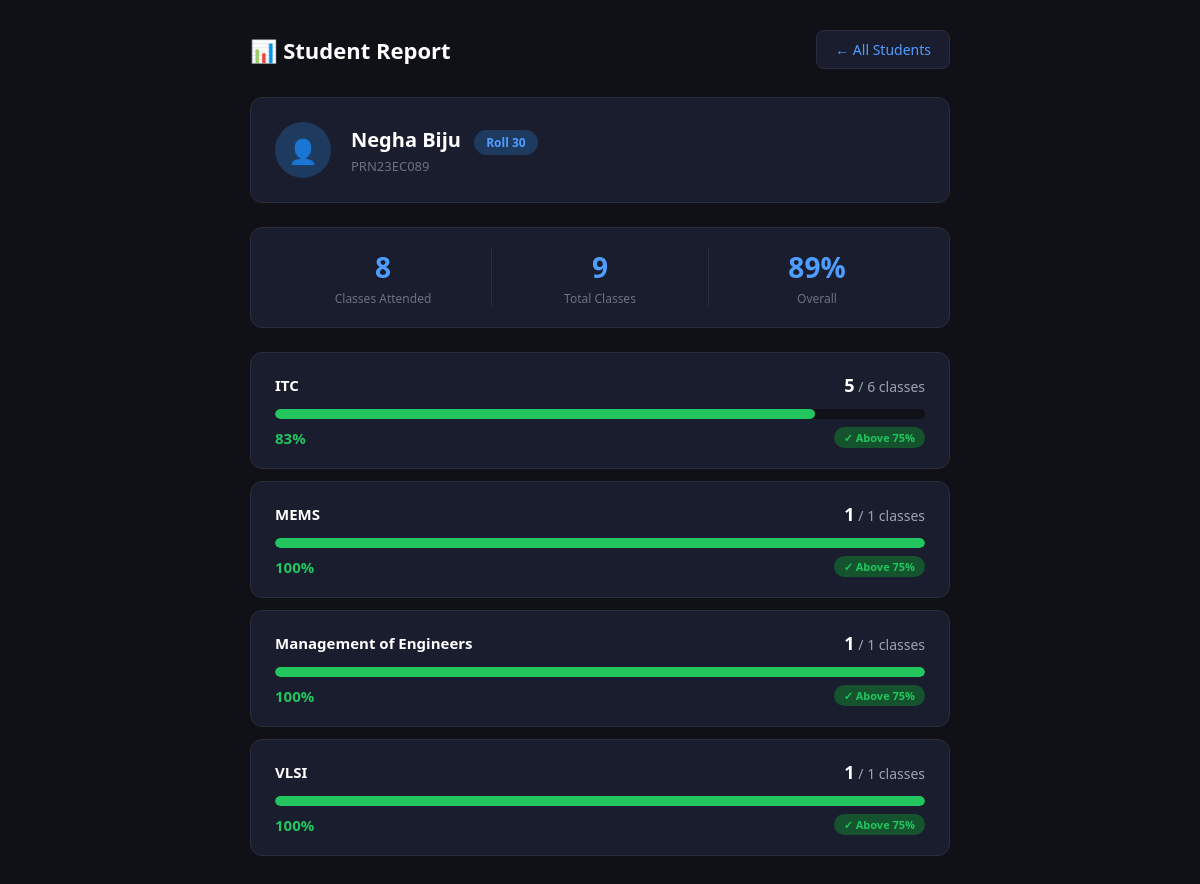
/student_report/PRN23EC089, run on the app's committed database.
### tables this page shows
CREATE TABLE students (
            roll_no      INTEGER PRIMARY KEY,
            student_id   TEXT NOT NULL UNIQUE,
            student_name TEXT NOT NULL
        );

### app2.py (the view)
@app.route("/student_report/<student_id>")
def student_report(student_id):
    student, report = get_student_report(student_id)
    if not student:
        return redirect(url_for("reports"))
    return render_template("student_report2.html", student=student, report=report)

### database2.py (called while the page is built)
def get_connection():
    conn = sqlite3.connect(DATABASE_FILE)
    conn.row_factory = sqlite3.Row
    return conn

### templates/Student_report2.html (shortened to what this page needs)
<!DOCTYPE html>
<html lang="en">
<head>
</head>
<body>
<div class="container">
    <header>
        <h1>📊 Student Report</h1>
        <a href="/reports" class="back-btn">← All Students</a>
    </header>
    <div class="student-card">
        <div class="avatar">👤</div>
        <div>
            <div class="student-name">
                {{ student.student_name }}
                <span class="roll-badge">Roll {{ student.roll_no }}</span>
            </div>
            <div class="student-meta">{{ student.student_id }}</div>
        </div>
    </div>
    {% if report %}
    {% set total_attended = report | sum(attribute='attended') %}
    {% set total_classes  = report | sum(attribute='total') %}
    {% set overall_pct    = ((total_attended / total_classes) * 100) | round | int if total_classes > 0 else 0 %}
    <div class="summary">
        <div class="summary-item">
            <div class="summary-num">{{ total_attended }}</div>
            <div class="summary-label">Classes Attended</div>
        </div>
        <div class="summary-item">
            <div class="summary-num">{{ total_classes }}</div>
            <div class="summary-label">Total Classes</div>
        </div>
        <div class="summary-item">
            <div class="summary-num">{{ overall_pct }}%</div>
            <div class="summary-label">Overall</div>
        </div>
    </div>
    {% for r in report %}
    <div class="subject-card">
        <div class="subject-header">
            <span class="subject-name">{{ r.subject }}</span>
            <span class="fraction">
                <span>{{ r.attended }}</span> / {{ r.total }} classes
            </span>
        </div>
        <div class="bar-bg">
            <div class="bar-fill bar-{{ r.status }}" style="width: {{ r.percentage }}%"></div>
        </div>
        <div class="subject-footer">
            <span class="pct-{{ r.status }}">{{ r.percentage }}%</span>
            {% if r.status == "good" %}
                <span class="tag tag-good">✓ Above 75%</span>
            {% elif r.status == "warning" %}
                <span class="tag tag-warning">⚠ Borderline</span>
            {% else %}
                <span class="tag tag-danger">✗ Below 75%</span>
            {% endif %}
        </div>
    </div>
    {% endfor %}
    {% else %}
    <div class="empty">
        <div style="font-size:48px">📭</div>
        <p style="margin-top:12px">No attendance records found for this student yet.</p>
    </div>
    {% endif %}
</div>
</body>
</html>

### templates/Student_report2.html (style rules this page uses)
* { margin: 0; padding: 0; box-sizing: border-box; }
body { font-family: 'Segoe UI', sans-serif; background: #0f1117; color: #ffffff; min-height: 100vh; padding: 30px 20px; }
.container { max-width: 700px; margin: 0 auto; }
header { display: flex; justify-content: space-between; align-items: center; margin-bottom: 28px; }
header h1 { font-size: 22px; font-weight: 700; }
.back-btn { background: #1a1d2e; color: #4f9eff; border: 1px solid #2a2d3e; padding: 9px 18px; border-radius: 8px; font-size: 14px; text-decoration: none; font-weight: 500; }
.student-card { background: #1a1d2e; border: 1px solid #2a2d3e; border-radius: 12px; padding: 24px; margin-bottom: 24px; display: flex; align-items: center; gap: 20px; }
.avatar { width: 56px; height: 56px; background: #1e3a5f; border-radius: 50%; display: flex; align-items: center; justify-content: center; font-size: 24px; flex-shrink: 0; }
.student-name { font-size: 20px; font-weight: 700; }
.student-meta { font-size: 13px; color: #6b7280; margin-top: 4px; }
.roll-badge { background: #1e3a5f; color: #4f9eff; padding: 4px 12px; border-radius: 20px; font-size: 12px; font-weight: 700; margin-left: 8px; }
.subject-card { background: #1a1d2e; border: 1px solid #2a2d3e; border-radius: 12px; padding: 20px 24px; margin-bottom: 12px; }
.subject-header { display: flex; justify-content: space-between; align-items: center; margin-bottom: 12px; }
.subject-name { font-size: 15px; font-weight: 600; }
.fraction { font-size: 14px; color: #9ca3af; }
.fraction span { font-size: 18px; font-weight: 700; color: #ffffff; }
.bar-bg { background: #0f1117; border-radius: 20px; height: 10px; overflow: hidden; margin-bottom: 8px; }
.bar-fill { height: 100%; border-radius: 20px; transition: width 0.5s ease; }
.bar-good { background: #22c55e; }
.subject-footer { display: flex; justify-content: space-between; align-items: center; }
.pct-good { color: #22c55e; font-weight: 700; font-size: 15px; }
.tag { font-size: 11px; font-weight: 600; padding: 3px 10px; border-radius: 20px; }
.tag-good { background: #14532d; color: #22c55e; }
.summary { background: #1a1d2e; border: 1px solid #2a2d3e; border-radius: 12px; padding: 20px 24px; margin-bottom: 24px; display: flex; gap: 0; }
.summary-item { flex: 1; text-align: center; border-right: 1px solid #2a2d3e; padding: 0 16px; }
.summary-item:last-child { border-right: none; }
.summary-num { font-size: 28px; font-weight: 700; color: #4f9eff; }
.summary-label { font-size: 12px; color: #6b7280; margin-top: 4px; }

### data on the page
students: student_name "Negha Biju", roll_no "30", student_id "PRN23EC089"

### other printed values
{{ total_attended }} "8"
{{ total_classes }} "9"
{{ overall_pct }} "89"
{{ r.subject }} "ITC" "MEMS" "Management of Engineers" "VLSI"
{{ r.attended }} "5" "1" "1" "1"
{{ r.total }} "6" "1" "1" "1"
{{ r.percentage }} "83" "100" "100" "100"
